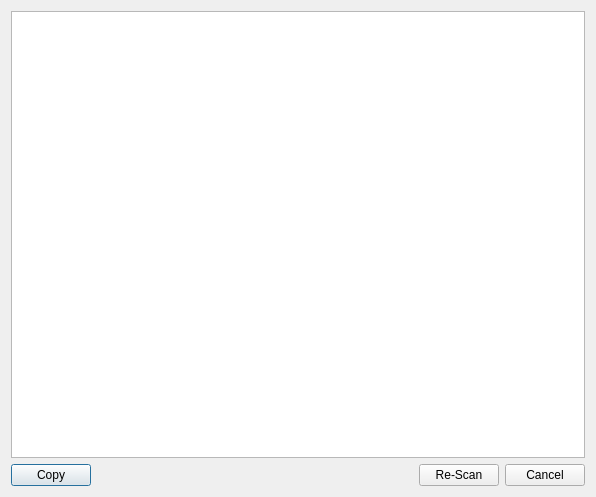
<?xml version="1.0" encoding="UTF-8"?>
<ui version="4.0">
 <class>FailedScansDialog</class>
 <widget class="QDialog" name="FailedScansDialog">
  <property name="geometry">
   <rect>
    <x>0</x>
    <y>0</y>
    <width>596</width>
    <height>497</height>
   </rect>
  </property>
  <property name="windowTitle">
   <string>Failed Scans</string>
  </property>
  <property name="windowIcon">
   <iconset>
    <normaloff>.</normaloff>.</iconset>
  </property>
  <layout class="QVBoxLayout" name="verticalLayout">
   <item>
    <widget class="QTableView" name="tableView">
     <property name="focusPolicy">
      <enum>Qt::NoFocus</enum>
     </property>
     <property name="contextMenuPolicy">
      <enum>Qt::CustomContextMenu</enum>
     </property>
     <property name="editTriggers">
      <set>QAbstractItemView::DoubleClicked|QAbstractItemView::EditKeyPressed</set>
     </property>
     <property name="selectionBehavior">
      <enum>QAbstractItemView::SelectRows</enum>
     </property>
     <property name="sortingEnabled">
      <bool>true</bool>
     </property>
     <attribute name="horizontalHeaderMinimumSectionSize">
      <number>200</number>
     </attribute>
     <attribute name="horizontalHeaderDefaultSectionSize">
      <number>200</number>
     </attribute>
     <attribute name="horizontalHeaderShowSortIndicator" stdset="0">
      <bool>true</bool>
     </attribute>
     <attribute name="horizontalHeaderStretchLastSection">
      <bool>true</bool>
     </attribute>
     <attribute name="verticalHeaderVisible">
      <bool>false</bool>
     </attribute>
     <attribute name="verticalHeaderMinimumSectionSize">
      <number>20</number>
     </attribute>
     <attribute name="verticalHeaderDefaultSectionSize">
      <number>20</number>
     </attribute>
    </widget>
   </item>
   <item>
    <layout class="QHBoxLayout" name="horizontalLayout">
     <item>
      <widget class="QPushButton" name="buttonCopy">
       <property name="text">
        <string>Copy</string>
       </property>
      </widget>
     </item>
     <item>
      <spacer name="horizontalSpacer">
       <property name="orientation">
        <enum>Qt::Horizontal</enum>
       </property>
       <property name="sizeHint" stdset="0">
        <size>
         <width>40</width>
         <height>20</height>
        </size>
       </property>
      </spacer>
     </item>
     <item>
      <widget class="QPushButton" name="buttonReScan">
       <property name="text">
        <string>Re-Scan</string>
       </property>
      </widget>
     </item>
     <item>
      <widget class="QPushButton" name="buttonCancel">
       <property name="text">
        <string>Cancel</string>
       </property>
      </widget>
     </item>
    </layout>
   </item>
  </layout>
 </widget>
 <resources/>
 <connections/>
</ui>
